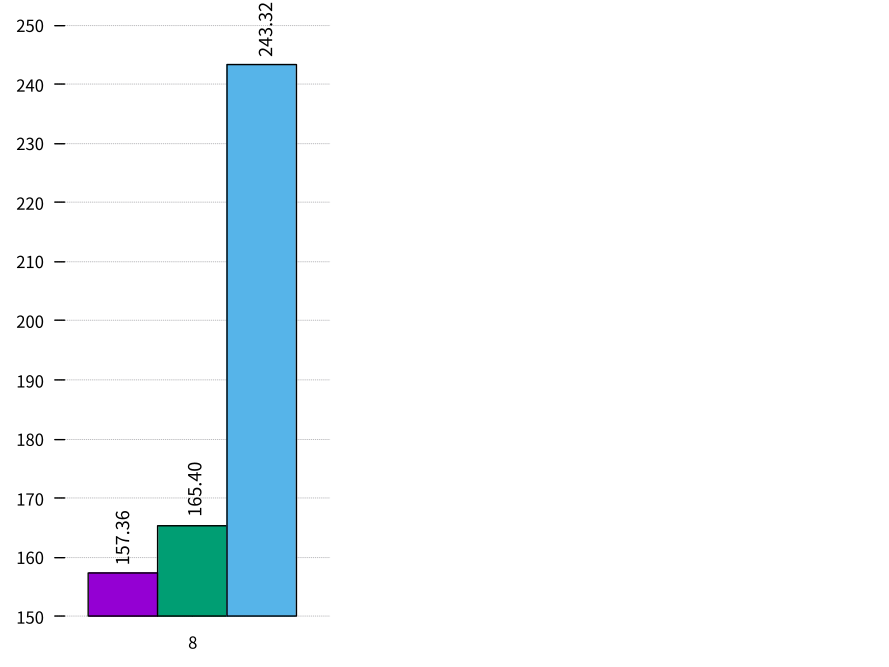

This figure's gnuplot source:

fontSpec(s) = sprintf("Times-Roman, %d", s)
unset key
set border 0
set xtics nomirror
set xrange [-0.5 : 0.5]
set ytics nomirror
set grid ytics
set style data histograms
set boxwidth 1.0
set style histogram clustered gap 1
set size 0.4, 1
fn(v) = sprintf("%.2f", v)

plot \
    for [COL=2:4] 'multi_loop_workload2.dat' using COL:xticlabels(1) title columnheader fs fill solid 1 border -1, \
    'multi_loop_workload2.dat' u ($0-1-1./6):2:(fn($2)) w labels font fontSpec(10) right rot by 90 offset char -3, 2.5 t '' , \
    'multi_loop_workload2.dat' u ($0-1+1./6):3:(fn($3)) w labels font fontSpec(10) right rot by 90 offset char -5.5, 2.5 t '' , \
    'multi_loop_workload2.dat' u ($0-1+1./6):4:(fn($4)) w labels font fontSpec(10) right rot by 90 offset char 3, 2.5 t ''
